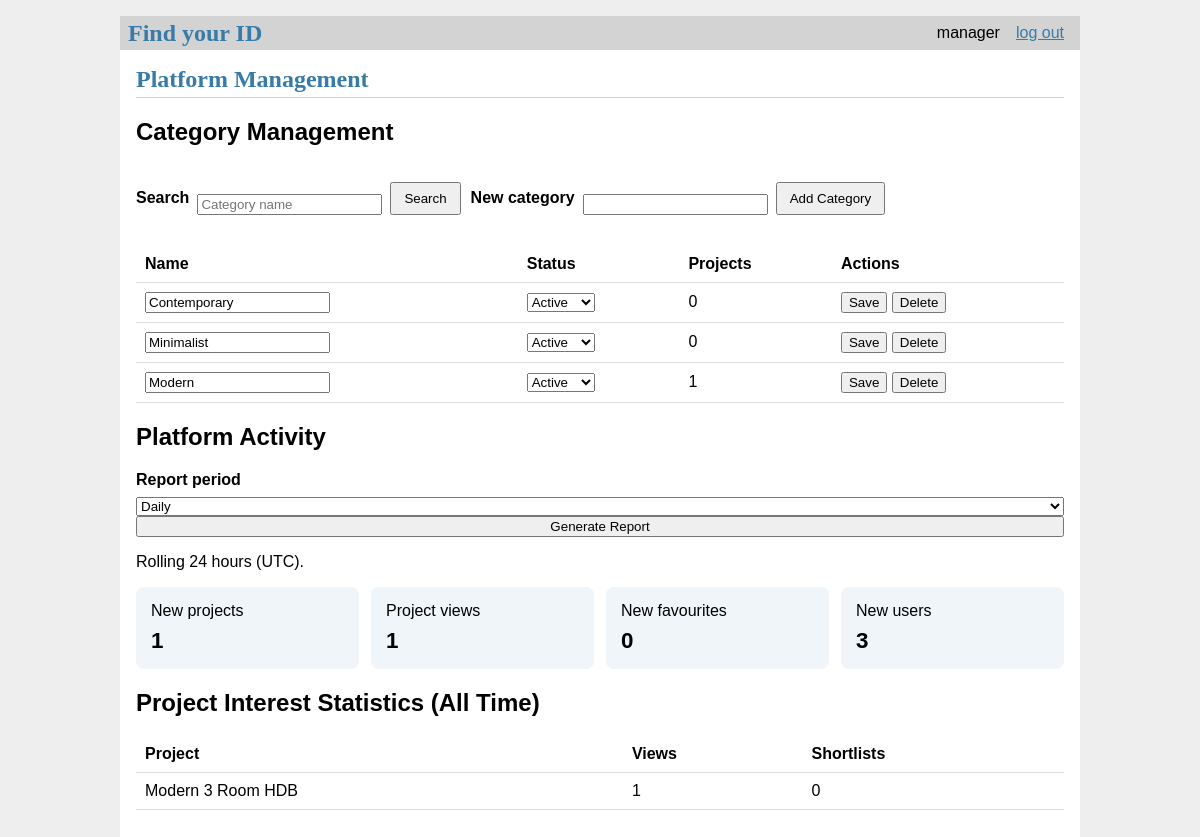
The app's page /platform/ (signed in) with its own data.
### tables this page shows
CREATE TABLE user(
    id integer primary key autoincrement,
    name text not null,
    password text not null,
    email text unique not null,
    phone text not null,                       -- text keeps leading zeros / +65
    Usertype text not null
        check (Usertype in ('designer', 'customer', 'manager')),
    created timestamp not null default current_timestamp
);

CREATE TABLE category(
    id integer primary key autoincrement,
    name text unique not null,
    active integer not null default 1
);

CREATE TABLE idp(
    id integer primary key autoincrement,
    designer_id integer not null,
    title text not null,
    description text,
    propertyType text not null,
    price integer not null check (price >= 0), -- whole dollars (SGD)
    status text not null default 'completed'
        check (status in ('ongoing', 'completed')),
    created timestamp not null default current_timestamp, property_subtype_id INTEGER REFERENCES property_subtype(id),
    foreign key (designer_id) references designer (userID)
);

### idfinder/boundaries/platform.py (the view)
    @bp.route('/')
    @login_required
    @platform_required
    def dashboard():
        period = request.args.get('period', 'daily')
        if period not in ('daily', 'weekly', 'monthly'):
            abort(400)
        ctrl = platform_boundary.controller()
        return render_template('platform/dashboard.html', categories=ctrl.categories(request.args.get('q', '')),
                            q=request.args.get('q', ''), period=period,
                            summary=ctrl.report(period), interest=ctrl.interest())

### idfinder/boundaries/auth.py (called while the page is built)
    @bp.before_app_request
    def load_logged_in_user():
        user_id = session.get('user_id')
        if user_id is None:
            g.user = None
        else:
            g.user = auth_control.get_user(user_id)  # g.user lasts for the length of the request

### idfinder/boundaries/platform.py (called while the page is built)
    def login_required(view):
        @functools.wraps(view)
        def wrapped_view(**kwargs):
            if g.user is None:
                return redirect(url_for('auth.login'))
            return view(**kwargs)
        return wrapped_view

    def platform_required(view):
        @functools.wraps(view)
        def wrapper(**kwargs):
            if g.user['Usertype'] != 'manager':
                abort(403)
            return view(**kwargs)
        return wrapper

    def controller():
        return PlatformController()

### idfinder/controller/auth_controller.py (called while the page is built)
    @staticmethod
    def get_user(user_id):
        return Users.get_info(user_id)

### idfinder/controller/platform_controller.py (called while the page is built)
    def categories(self, search=''):
        return Category.find_all((search or '').strip())

    def report(self, period):
        if period not in ('daily', 'weekly', 'monthly'):
            raise ValidationError('Invalid report period.')
        return PlatformReport.overview(period)

    def interest(self):
        return PlatformReport.interest()

### idfinder/db.py (called while the page is built)
def get_db(): #called when app has been created and is handling a request
    if 'db' not in g:
        g.db = sqlite3.connect( #establishes connection to the file pointed by DATABASE in create_app in __init__.py
            current_app.config['DATABASE'],
            detect_types=sqlite3.PARSE_DECLTYPES
        )
        g.db.row_factory = sqlite3.Row #tells the connection to return rows that behave like dicts --> columns can be accessed by name
    return g.db

### idfinder/entities/category.py (called while the page is built)
    @staticmethod
    def find_all(search=''):
        return get_db().execute(
            'SELECT c.id, c.name, c.active, COUNT(ic.idp_id) AS project_count '
            'FROM category c LEFT JOIN idp_category ic ON ic.category_id = c.id '
            'WHERE c.name LIKE ? GROUP BY c.id ORDER BY c.name',
            (f'%{search}%',)
        ).fetchall()

### idfinder/entities/platform_report.py (called while the page is built)
    @staticmethod
    def interest():
        return get_db().execute(
            'SELECT p.id, p.title, '
            '(SELECT COUNT(*) FROM idp_view v WHERE v.idp_id=p.id) AS views, '
            '(SELECT COUNT(*) FROM favourite_idp f WHERE f.idp_id=p.id) AS favourites '
            'FROM idp p ORDER BY views DESC, favourites DESC, p.id DESC'
        ).fetchall()

### idfinder/templates/platform/dashboard.html (shortened to what this page needs)
{% extends 'base.html' %}
{% block header %}<h1>{% block title %}Platform Management{% endblock %}</h1>{% endblock %}
{% block content %}
<h2>Category Management</h2>
<div class="manager-tools">
  <form method="get" action="{{ url_for('platform.dashboard') }}">
    <label for="q">Search</label><input id="q" name="q" value="{{ q }}" placeholder="Category name">
    <button type="submit">Search</button>
  </form>
  <form method="post" action="{{ url_for('platform.add_category') }}">
    <label for="category-name">New category</label>
    <input id="category-name" name="name" maxlength="80" required>
    <button type="submit">Add Category</button>
  </form>
</div>
<table class="manager-table">
  <thead><tr><th>Name</th><th>Status</th><th>Projects</th><th>Actions</th></tr></thead>
  <tbody>
  {% for category in categories %}
    <tr><td>
      <form id="edit-{{ category['id'] }}" method="post" action="{{ url_for('platform.edit_category', category_id=category['id']) }}">
        <input aria-label="Category name" name="name" maxlength="80" value="{{ category['name'] }}" required>
      </form>
    </td><td>
      <select aria-label="Category status" name="active" form="edit-{{ category['id'] }}">
        <option value="1" {% if category['active'] %}selected{% endif %}>Active</option>
      </select>
    </td><td>{{ category['project_count'] }}</td><td>
      <button type="submit" form="edit-{{ category['id'] }}">Save</button>
      <form method="post" action="{{ url_for('platform.delete_category', category_id=category['id']) }}" onsubmit="return confirm('Delete this category?');">
        <button type="submit">Delete</button>
      </form>
    </td></tr>
  {% else %}<tr><td colspan="4">No matching categories.</td></tr>{% endfor %}
  </tbody>
</table>
<h2>Platform Activity</h2>
<form method="get" action="{{ url_for('platform.dashboard') }}">
  <label for="period">Report period</label>
  <select id="period" name="period">
    {% for option in ('daily', 'weekly', 'monthly') %}
      <option value="{{ option }}" {% if option == period %}selected{% endif %}>{{ option|capitalize }}</option>
    {% endfor %}
  </select>
  <button type="submit">Generate Report</button>
</form>
<p>Rolling {{ {'daily':'24 hours', 'weekly':'7 days', 'monthly':'1 month'}[period] }} (UTC).</p>
<div class="manager-stats">
  <div class="manager-stat">New projects<strong>{{ summary['projects'] }}</strong></div>
  <div class="manager-stat">Project views<strong>{{ summary['views'] }}</strong></div>
  <div class="manager-stat">New favourites<strong>{{ summary['favourites'] }}</strong></div>
  <div class="manager-stat">New users<strong>{{ summary['users'] }}</strong></div>
</div>
<h2>Project Interest Statistics (All Time)</h2>
<table class="manager-table">
  <thead><tr><th>Project</th><th>Views</th><th>Shortlists</th></tr></thead>
  <tbody>{% for project in interest %}
    <tr><td>{{ project['title'] }}</td><td>{{ project['views'] }}</td><td>{{ project['favourites'] }}</td></tr>
  {% else %}<tr><td colspan="3">No projects available.</td></tr>{% endfor %}</tbody>
</table>
{% endblock %}

### idfinder/templates/base.html (shortened to what this page needs)
<!DOCTYPE html>
<link rel="stylesheet" href="{{url_for('static', filename='style.css')}}">
<nav>
    <h1>Find your ID</h1>
    <ul>
        {% if g.user %}
            <li><span>{{g.user['name']}}</span></li>
            <li><a href="{{url_for('auth.log_out_user')}}">log out</a></li>
        {% else %}
            <li><a href="{{url_for('auth.register')}}">register</a></li>
            <li><a href="{{url_for('auth.login')}}">log in</a></li>
        {% endif %}
    </ul>
</nav>
<section class="content">
    <header>
        {% block header %}{% endblock %}
    </header>
    {% block content %}{% endblock %}
</section>

### idfinder/static/style.css (style rules this page uses)
h1 { font-family: serif; color: #377ba8; margin: 1rem 0; }
a { color: #377ba8; }
nav { background: lightgray; display: flex; align-items: center; padding: 0 0.5rem; }
nav h1 { flex: auto; margin: 0; }
nav ul { display: flex; list-style: none; margin: 0; padding: 0; }
nav ul li a, nav ul li span, header .action { display: block; padding: 0.5rem; }
.content { padding: 0 1rem 1rem; }
.content > header { border-bottom: 1px solid lightgray; display: flex; align-items: flex-end; }
.content > header h1 { flex: auto; margin: 1rem 0 0.25rem 0; }
.content:last-child { margin-bottom: 0; }
.content form { margin: 1em 0; display: flex; flex-direction: column; }
.content label { font-weight: bold; margin-bottom: 0.5em; }
.content input, .content textarea { margin-bottom: 1em; }
.manager-tools { display: flex; flex-wrap: wrap; gap: 10px; align-items: end; }
.manager-tools form { display: flex; flex-direction: row; flex-wrap: wrap; align-items: end; gap: 8px; }
.manager-tools input { margin-bottom: 0; }
.manager-tools button { padding: 7px 12px; }
.manager-table { width: 100%; border-collapse: collapse; margin: 15px 0; }
.manager-table th, .manager-table td { text-align: left; border-bottom: 1px solid #ddd; padding: 9px; }
.manager-table form { display: inline-flex; flex-direction: row; margin: 0; gap: 5px; }
.manager-table input { margin: 0; }
.manager-table button { cursor: pointer; }
.manager-stats { display: grid; grid-template-columns: repeat(auto-fit,minmax(140px,1fr)); gap: 12px; }
.manager-stat { padding: 15px; border-radius: 8px; background: #f0f5fa; }
.manager-stat strong { display: block; font-size: 1.4rem; margin-top: 8px; }

### records on screen
user: user.name "manager"
category: name "Contemporary", active "Active", project_count "0"
category: name "Minimalist", active "Active", project_count "0"
category: name "Modern", active "Active", project_count "1"
idp: title "Modern 3 Room HDB", views "1", favourites "0"

### other values on screen
{{ {'daily':'24 hours', 'weekly':'7 days', 'monthly':'1 month'}[period] }} "24 hours"
{{ summary['projects'] }} "1"
{{ summary['views'] }} "1"
{{ summary['favourites'] }} "0"
{{ summary['users'] }} "3"
form field period "Daily"
